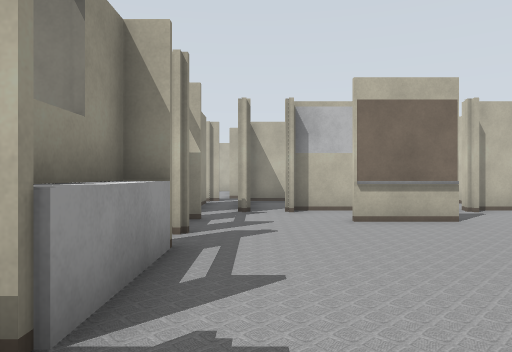
[1] (above)

16 first-person views from a walk through a Gazebo world. The camera is 0.9 m above the floor, looks level and sees 70° across. Floor lines are 1 m apart. The floor is counted in squares, 1 m on a side. Each view is taken from the middle of a square. On the plan, view 1 faces up. The plan holds only what a view shows up to about 12 squares ahead; the rest is blank. The place goes on beyond the plan. Robots are left out. Simple patterns stand in for the simulator's built-in surfaces.

[2]
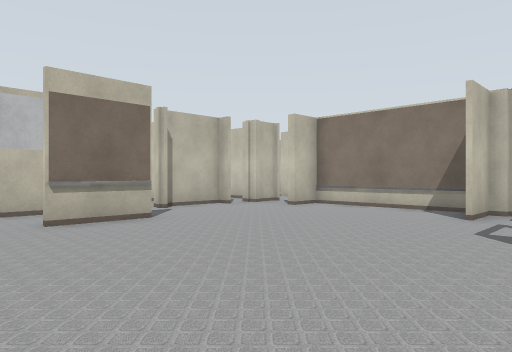

[3]
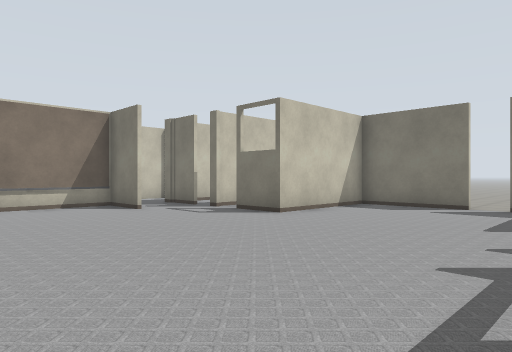

[4]
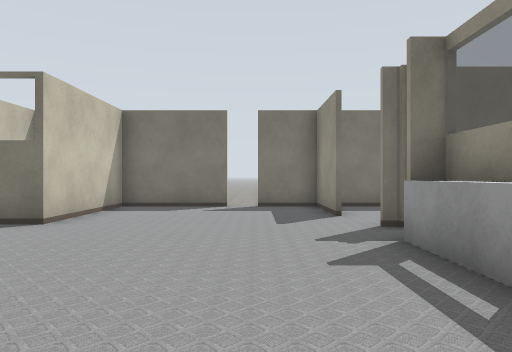

[5]
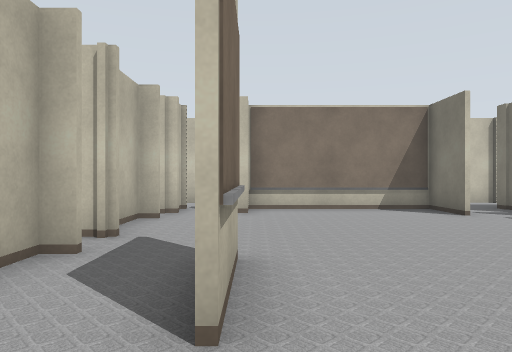

[6]
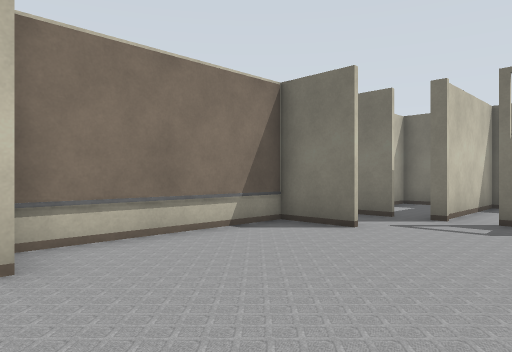

[7]
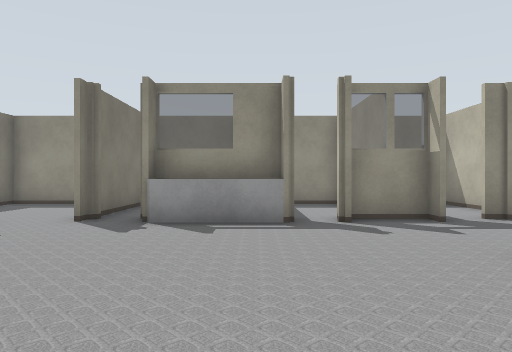

[8]
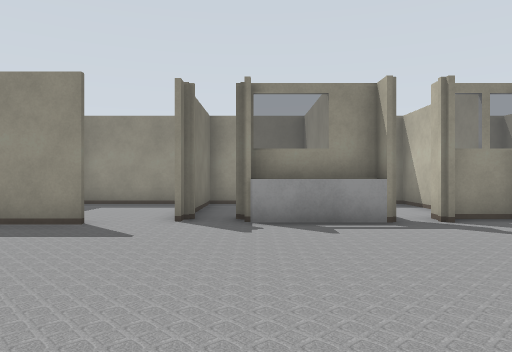

[9]
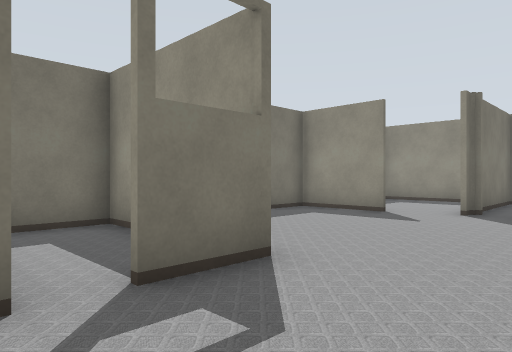

[10]
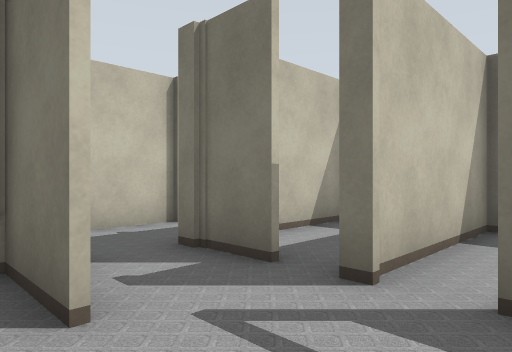

[11]
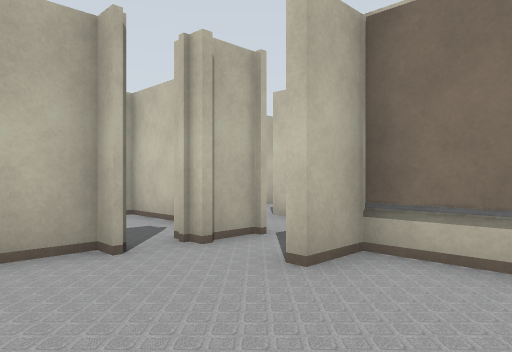

[12]
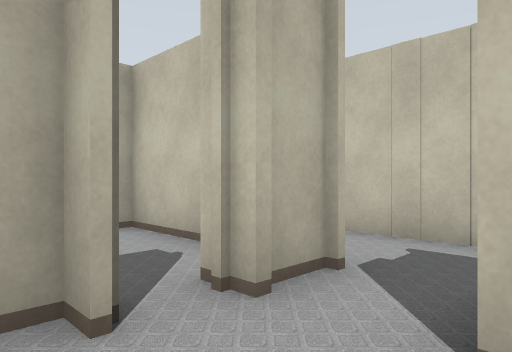

[13]
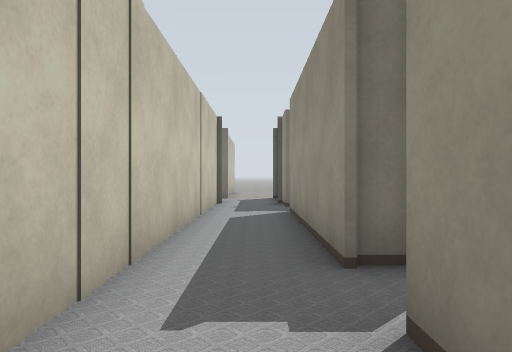

[14]
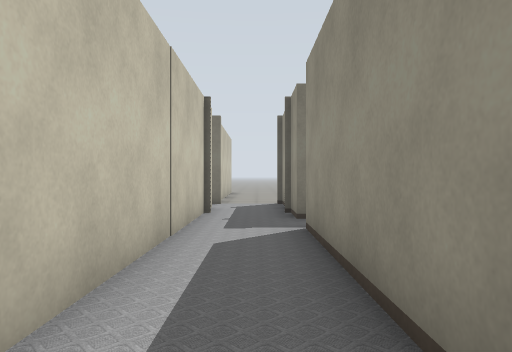

[15]
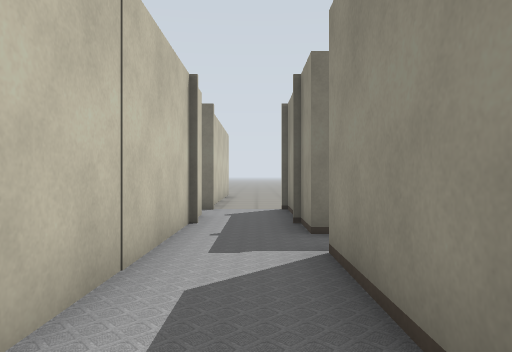

[16]
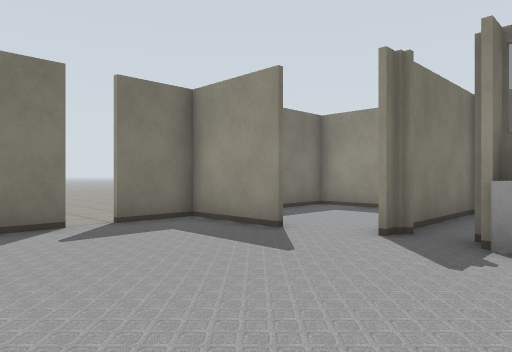

### Floor plan
Key: @ floor where view 1 was taken; # wall or solid block; x gap in a wall; . floor; = window, fence, low wall or low ledge.
Columns run from 6 left of view 1 to 12 right of it. Each row starts with its distance up from view 1.
 13                 #
 12                 #
 11                 #.
 10        #### #####.#
  9     ####..###.###.#
  8     ##............#
  7 #   #...###....##.#
  6 #   ##..........#.#
  5 #   ##..........#.#
  4 #   #=..........#.#
  3 #   #=..........#.#
  2     ##.........##.#
  1 #####.............#
  0 #.....@....##.###.#
 -1 #..........#..###.#
 -2 #....#.....#..###.#
 -3 #....#.....#..###..
 -4 #######xx########.#
 -5       ...       ..#
 -6       ...        ..
 -7       ...

Where each view was taken, in squares from view 1:
view 1: 0 up, 0 right, facing up
view 2: 0 up, 0 right, facing up-right
view 3: 7 up, 1 left, facing down-right
view 4: 7 up, 1 right, facing down
view 5: 7 up, 0 right, facing right
view 6: 8 up, 5 right, facing down-right
view 7: 4 up, 6 right, facing left
view 8: 2 up, 6 right, facing left
view 9: 3 up, 8 right, facing down-left
view 10: 3 up, 6 right, facing down-right
view 11: 5 up, 6 right, facing up-right
view 12: 7 up, 7 right, facing up-right
view 13: 11 up, 11 right, facing down
view 14: 8 up, 11 right, facing down
view 15: 6 up, 11 right, facing down
view 16: 3 up, 4 right, facing down-left
